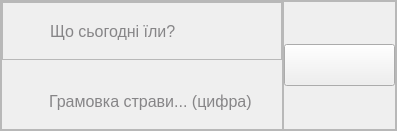
               <widget class="QFrame" name="dodavannyaidi">
                <property name="frameShape">
                 <enum>QFrame::Shape::StyledPanel</enum>
                </property>
                <property name="frameShadow">
                 <enum>QFrame::Shadow::Raised</enum>
                </property>
                <layout class="QHBoxLayout" name="horizontalLayout_4">
                 <property name="spacing">
                  <number>0</number>
                 </property>
                 <property name="leftMargin">
                  <number>0</number>
                 </property>
                 <property name="topMargin">
                  <number>0</number>
                 </property>
                 <property name="rightMargin">
                  <number>0</number>
                 </property>
                 <property name="bottomMargin">
                  <number>0</number>
                 </property>
                 <item>
                  <widget class="QFrame" name="fields">
                   <property name="frameShape">
                    <enum>QFrame::Shape::StyledPanel</enum>
                   </property>
                   <property name="frameShadow">
                    <enum>QFrame::Shadow::Raised</enum>
                   </property>
                   <layout class="QVBoxLayout" name="verticalLayout_9">
                    <property name="spacing">
                     <number>13</number>
                    </property>
                    <property name="leftMargin">
                     <number>0</number>
                    </property>
                    <property name="topMargin">
                     <number>0</number>
                    </property>
                    <property name="rightMargin">
                     <number>0</number>
                    </property>
                    <property name="bottomMargin">
                     <number>0</number>
                    </property>
                    <item>
                     <widget class="QFrame" name="input_frame">
                      <property name="styleSheet">
                       <string notr="true">
#name_frame {
    /* Используем border-image для заполнения всего пространства */
    border-image: url(:/assets/ckal page/upload_field.svg) 0 0 0 0;
background-color: transparent;
    border: none;

    /* Жесткая фиксация размера */
    min-width: 280px;
    max-width: 280px;
    min-height: 56px;
    max-height: 56px;
}

#name_frame:hover {
    /* Меняем только путь к картинке */
    border-image: url(:/assets/ckal page/upload_field_hover.svg) 0 0 0 0;
background-color: transparent;
    border: none;

    min-width: 280px;
    max-width: 280px;
    min-height: 56px;
    max-height: 56px;
}</string>
                      </property>
                      <property name="frameShape">
                       <enum>QFrame::Shape::StyledPanel</enum>
                      </property>
                      <property name="frameShadow">
                       <enum>QFrame::Shadow::Raised</enum>
                      </property>
                      <layout class="QVBoxLayout" name="verticalLayout_8">
                       <property name="leftMargin">
                        <number>0</number>
                       </property>
                       <property name="topMargin">
                        <number>0</number>
                       </property>
                       <property name="rightMargin">
                        <number>0</number>
                       </property>
                       <property name="bottomMargin">
                        <number>0</number>
                       </property>
                       <item>
                        <widget class="QLineEdit" name="input_field">
                         <property name="styleSheet">
                          <string notr="true">QLineEdit {
    background: transparent;
border: none;
    color: #1D1B20;
    font-size: 16px;
    padding-left: 45px; /* Регулируй, чтобы текст не прилипал к краю */
    
    /* Добавь это: жесткая фиксация высоты!
*/
    min-height: 56px; /* Оставь немного места для иконок или отступов сверху/снизу */
    max-height: 56px;
}</string>
                         </property>
                         <property name="placeholderText">
                          <string>Що сьогоднi їли?</string>
                         </property>
                        </widget>
                       </item>
                      </layout>
                     </widget>
                    </item>
                    <item>
                     <widget class="QFrame" name="vagaida_frame">
                      <property name="styleSheet">
                       <string notr="true">#vagaida_frame {
    border-image: url(:/assets/ckal page/vagaida_field.svg) 0 0 0 0;
    background-color: transparent;
    border: none;

    min-width: 280px;
    max-width: 280px;
    min-height: 56px;
    max-height: 56px;
}

#vagaida_frame:hover {
    border-image: url(:/assets/ckal page/vagaida_field_hover.svg) 0 0 0 0;
	
    background-color: transparent;
    border: none;

    min-width: 280px;
    max-width: 280px;
    min-height: 56px;
    max-height: 56px;
}
</string>
                      </property>
                      <property name="frameShape">
                       <enum>QFrame::Shape::StyledPanel</enum>
                      </property>
                      <property name="frameShadow">
                       <enum>QFrame::Shadow::Raised</enum>
                      </property>
                      <layout class="QVBoxLayout" name="verticalLayout_10">
                       <property name="leftMargin">
                        <number>0</number>
                       </property>
                       <property name="topMargin">
                        <number>0</number>
                       </property>
                       <property name="rightMargin">
                        <number>0</number>
                       </property>
                       <property name="bottomMargin">
                        <number>0</number>
                       </property>
                       <item>
                        <widget class="QLineEdit" name="vagaida_field">
                         <property name="styleSheet">
                          <string notr="true">QLineEdit {
    background: transparent;
border: none;
    color: #1D1B20;
    font-size: 16px;
    padding-left: 45px; /* Регулируй, чтобы текст не прилипал к краю */
    
    /* Добавь это: жесткая фиксация высоты!
*/
    min-height: 56px; /* Оставь немного места для иконок или отступов сверху/снизу */
    max-height: 56px;
}</string>
                         </property>
                         <property name="placeholderText">
                          <string>Грамовка страви... (цифра)</string>
                         </property>
                        </widget>
                       </item>
                      </layout>
                     </widget>
                    </item>
                   </layout>
                  </widget>
                 </item>
                 <item>
                  <widget class="QFrame" name="dodavanya">
                   <property name="frameShape">
                    <enum>QFrame::Shape::StyledPanel</enum>
                   </property>
                   <property name="frameShadow">
                    <enum>QFrame::Shadow::Raised</enum>
                   </property>
                   <layout class="QHBoxLayout" name="horizontalLayout_2">
                    <property name="spacing">
                     <number>0</number>
                    </property>
                    <property name="leftMargin">
                     <number>0</number>
                    </property>
                    <property name="topMargin">
                     <number>0</number>
                    </property>
                    <property name="rightMargin">
                     <number>0</number>
                    </property>
                    <property name="bottomMargin">
                     <number>0</number>
                    </property>
                    <item>
                     <widget class="QPushButton" name="add_button">
                      <property name="styleSheet">
                       <string notr="true">QPushButton {
    border-image: url(:/assets/buttons/add_button.svg) 0 0 0 0;
	color: #4A4A4A;
    font-size: 14px;
    min-width: 109px;
    min-height: 40px;
	margin-top: 2px; 
    margin-bottom: 2px;
}

QPushButton:hover {
	margin-top: 0px;    
    margin-bottom: 4px;
}

QPushButton:pressed {
    padding-top: 4px;
    margin-bottom: 0px;
}


</string>
                      </property>
                      <property name="text">
                       <string/>
                      </property>
                     </widget>
                    </item>
                   </layout>
                  </widget>
                 </item>
                </layout>
               </widget>
